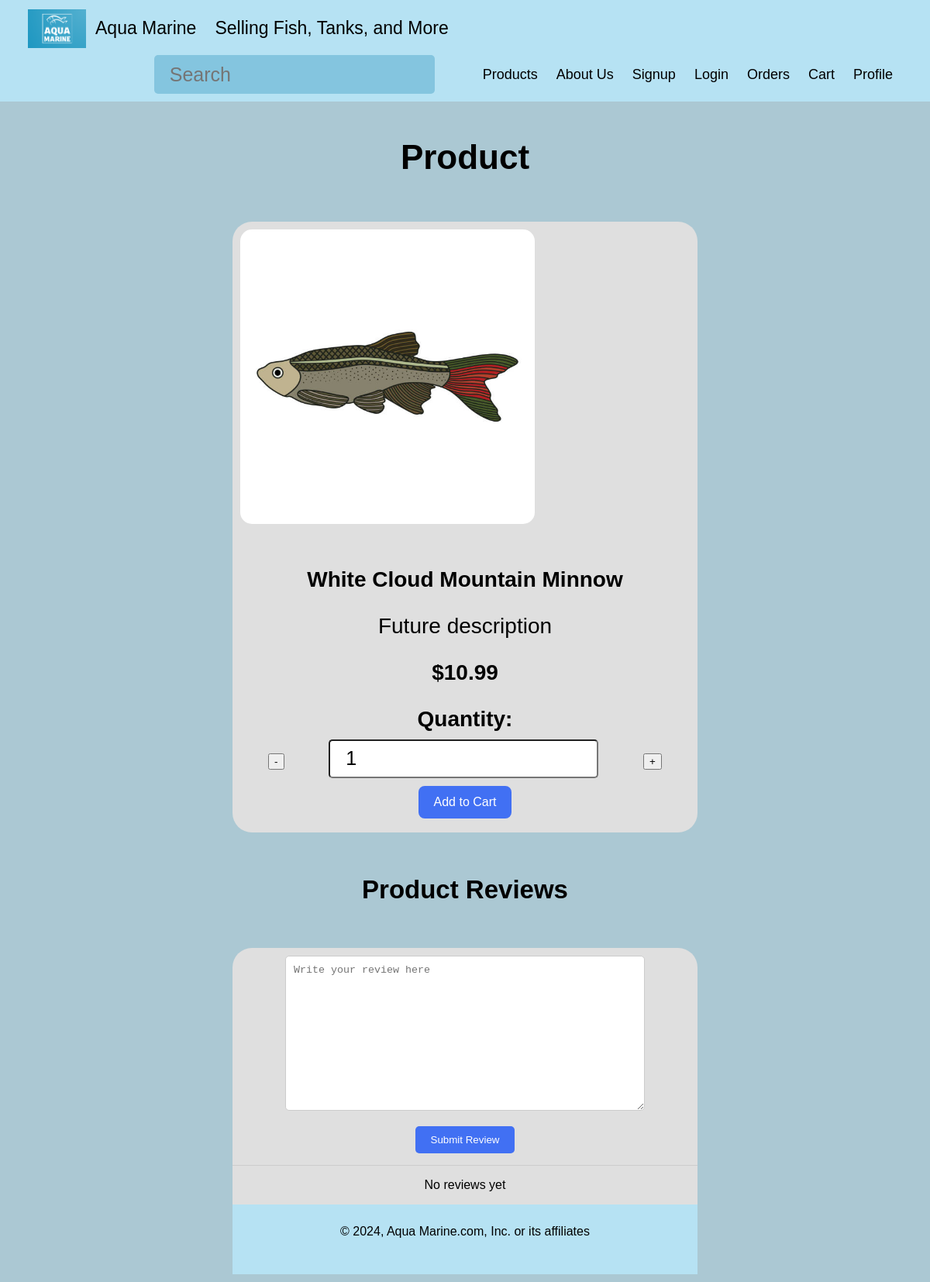
Screenshot of /Capstone/singleProduct.php?fishID=5 with the database file from the repository.
### tables this page shows
CREATE TABLE `fishs` (
  `Fishs_id` int NOT NULL,
  `Name` varchar(45) DEFAULT NULL,
  `Cost` float DEFAULT NULL,
  `Fish_comment_id` int DEFAULT NULL
);

### Capstone/singleProduct.php (the view, shortened to what this page needs)
<?php
function generateReviewSection($productID, $productType, $conn) {
    echo '
    <div class="product-text"><h2>Product Reviews</h2></div>
    <div class="review-section">
        <form class="comment-form" method="post" action="singleProduct.php?' . $productType . 'ID=' . $productID . '">
            <textarea class="comment-text" name="comment" placeholder="Write your review here"></textarea>
            <input type="hidden" name="' . $productType . 'ID" value="' . $productID . '">
            <button type="submit" name="submit-comment" class="submit-comment">Submit Review</button>
        </form>';
        $stmt = $conn->prepare("SELECT * FROM comments WHERE Product_ID = ? AND Product_Type = ? ORDER BY Comments_id DESC");
        $stmt->bind_param("is", $productID, $productType);
        if (!$stmt->execute()) {
            die("Error executing statement: " . $stmt->error);
        }
        $result = $stmt->get_result();
        echo '<div class="comments-list">';
        if ($result->num_rows > 0) {
            while ($row = $result->fetch_assoc()) {
                $sqlMemberName = "SELECT * FROM members WHERE Members_Id = " . $row['Comments_members_id'];
                $resultName = $conn->query($sqlMemberName);
                if ($resultName) {
                    $rowName = $resultName->fetch_assoc();
                    $memberName = $rowName['Name'];
                    $resultName->free_result();
                } else {
                    echo "Error executing query: " . $conn->error;
                }
                echo '<div class="comment">';
                echo '<p class="memberName">' . $memberName . '</p>';
                echo '<p>' . $row['Comments_info'] . '</p>';
                echo '</div>';
            }
            echo '</div>';
            $stmt->close();
        } else {
            echo '<p style="text-align: center; font-family: Arial, Helvetica, sans-serif;">No reviews yet</p>';
        }
    echo '</div>';
}
?>
<!DOCTYPE html>
<html lang="en">
<head>
    <link rel="stylesheet" type="text/css" href="style.css"/>
    <?php
        $conn = OpenCon();
    ?>
</head>
    <header>
        <div class="header">
            <a href="index.php" class="logo navBarButton"><img src="./graphic/Logo.png" alt="Logo"></a>
            <div class="header-text">
                <a class="navBarButton">Aqua Marine</a>
                <a class="navBarButton">Selling Fish, Tanks, and More</a>
            </div>
            <div class="header-right">
                <form action="search.php" method="GET">
                    <input type="text" placeholder="Search" name="search" id="search">
                </form>
                <a href="products.php" class="navBarButton">Products</a>
                <a href="aboutus.php" class="navBarButton">About Us</a>
                <?php
                if(isset($_SESSION['Members_Id'])) {
                    echo '<a href="logout.php" class="navBarButton">Logout</a>';
                } else {
                    echo '<a href="signup.php" class="navBarButton">Signup</a>';
                    echo '<a href="login.php" class="navBarButton">Login</a>';
                }
                ?>
                <a href="orders.php" class="navBarButton">Orders</a>
                <?php
                if(isset($_SESSION['Members_Id'])) {
                    $membersID = $_SESSION['Members_Id'];
                    $cartCountQuery = "SELECT COUNT(*) AS cartCount FROM cart WHERE User_id = $membersID";
                    $cartCountResult = $conn->query($cartCountQuery);
                    if ($cartCountResult) {
                        $cartCountRow = $cartCountResult->fetch_assoc();
                        $cartCount = $cartCountRow['cartCount'];
                        echo "<a href='cart.php' class='navBarButton'>Cart";
                        if ($cartCount > 0) {
                            echo " ($cartCount)";
                        }
                        echo "</a>";
                    } else {
                        echo "Error retrieving cart count.";
                    }
                } else {
                    echo '<a href="cart.php" class="navBarButton">Cart</a>';
                }
                ?>
                <a href="profile.php" class="navBarButton">Profile</a>
            </div>
        </div>
    </header>
    <body>
        <div class="product-text">
            <h1>Product</h1>
        </div>
        <div class="productPage">
            <?php
                if(isset($_GET['fishID'])) {
                    $fishID = $_GET['fishID'];
                    $sql = "SELECT * FROM fishs WHERE Fishs_id = $fishID";
                    $result = $conn->query($sql);
                    while($row = $result->fetch_assoc()) {
                        echo "<div class='productSingle'>
                            <img src='./graphic/fish/" . $row['Name'] . ".jpg' alt='fish' class='product-imgSingle'/>
                            <div class='product-textSingle'>
                            <p>" . $row['Name'] . "</p>
                            <p id='description'>Future description</p>
                            <p>$" . $row['Cost'] . "</p>
                            <form method='post' action='cart.php'>
                                <input type='hidden' name='chosenFishID' value='$fishID'>
                                <label for='quantity'>Quantity:</label>
                                <div class='quantity-input'>
                                    <button type='button' class='quantity-minus'>-</button>
                                    <input type='text' name='quantity' id='quantity' value='1' readonly>
                                    <button type='button' class='quantity-plus'>+</button>
                                </div>
                                <button type='submit' class='addToCart'>Add to Cart</button>
                            </form></div></div>
        </div>";
                    }
                    $productType = "fish";
                    generateReviewSection($fishID, $productType, $conn);
                } else {
                }
            ?>
    </body>
    <footer>
        <div class="footer">
            <p>© 2024, Aqua Marine.com, Inc. or its affiliates</p>
        </div>
    </footer>
</html>

### Capstone/style.css (style rules this page uses)
* { box-sizing: border-box; }
body { margin: 0; background-color: rgb(171, 200, 211); }
.product-text { padding: 18px; text-align: center; color: black; text-decoration: none; font-size: 22px; font-family: Arial, Helvetica, sans-serif; }
header { margin: 0; font-family: Arial, Helvetica, sans-serif; background-color: rgb(171, 200, 211); color: white; position: static; top: 0; }
.header { overflow: hidden; background-color: rgb(182, 226, 243); padding-left: 36px; padding-right: 36px; padding-top: 12px; }
.header img { width: 75px; height: 50px; }
.header a.navBarButton { float: left; color: black; text-align: center; padding: 12px; text-decoration: none; line-height: 25px; border-radius: 4px; }
.header a.logo { font-size: 25px; font-weight: bold; padding: 0 !important; }
input[name="search" i] { float: right; padding: 8px 20px; border-radius: 50px; color: black; background-color: rgb(132, 197, 223); border-color: white; margin-right: 30px; border: 0; }
.header-text { float: left; display: flex; align-items: center; font-size: 23px }
.header-right { float: right; display: flex; align-items: center; font-size: 18px; }
input[type=text] { height: 50px; margin: 10px 50px 10px 50px; padding-left: 20px; border-radius: 5px; font-size: 25px; }
footer { background-color: rgb(182, 226, 243); }
.footer { color: black; text-align: center; font-family: Arial, Helvetica, sans-serif; margin: 0; padding: 10px 0 30px; }
.productPage { margin: 10px 25%; background-color: rgb(223, 223, 223); border-radius: 25px; }
.productSingle { display: flex; flex-wrap: wrap; }
.product-imgSingle { height: 400px; width: 400px; padding: 10px; border-radius: 25px }
.product-textSingle { padding: 18px; text-align: center; color: black; text-decoration: none; font-size: 28px; font-weight: bold; font-family: Arial, Helvetica, sans-serif; display: block; margin: auto; }
#description { font-weight: normal; }
.addToCart { background-color: #4170f3; border: none; color: white; padding: 12px 20px; text-align: center; text-decoration: none; display: inline-block; font-size: 16px; border-radius: 8px; cursor: pointer; transition: background-color 0.3s ease; }
.review-section { margin: 10px 25%; background-color: rgb(223, 223, 223); border-radius: 25px; }
.comment-form { padding: 10px; text-align: center; }
.comment-text { width: 80%; height: 200px; margin: 0 auto; display: block; margin-bottom: 20px; padding: 10px; border: 1px solid #ccc; border-radius: 5px; resize: vertical; }
.submit-comment { background-color: #4170f3; color: white; padding: 10px 20px; border: none; border-radius: 5px; cursor: pointer; transition: background-color 0.3s; }
.comments-list { margin-top: 5px; border-top: 1px solid #ccc; }

### rows the page displays
fishs: Name (picture), Name "White Cloud Mountain Minnow", Cost "10.99"
